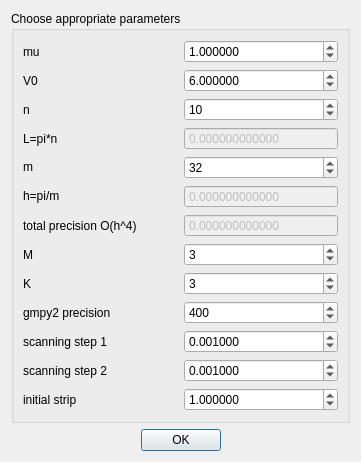
<?xml version="1.0" encoding="UTF-8"?>
<ui version="4.0">
 <class>dialogParams</class>
 <widget class="QDialog" name="dialogParams">
  <property name="geometry">
   <rect>
    <x>0</x>
    <y>0</y>
    <width>361</width>
    <height>422</height>
   </rect>
  </property>
  <property name="windowTitle">
   <string>Parameters</string>
  </property>
  <property name="windowIcon">
   <iconset>
    <normaloff>../solitonIcon.png</normaloff>../solitonIcon.png</iconset>
  </property>
  <layout class="QGridLayout" name="gridLayout_2">
   <item row="0" column="0">
    <layout class="QGridLayout" name="gridLayout">
     <item row="0" column="0">
      <widget class="QGroupBox" name="groupBox_2">
       <property name="title">
        <string>Choose appropriate parameters</string>
       </property>
       <layout class="QGridLayout" name="gridLayout_6">
        <item row="0" column="0">
         <layout class="QGridLayout" name="gridLayout_5">
          <item row="12" column="1">
           <widget class="QDoubleSpinBox" name="spinBox_strip">
            <property name="decimals">
             <number>6</number>
            </property>
            <property name="minimum">
             <double>0.000001000000000</double>
            </property>
            <property name="maximum">
             <double>100.000000000000000</double>
            </property>
            <property name="singleStep">
             <double>0.100000000000000</double>
            </property>
            <property name="value">
             <double>1.000000000000000</double>
            </property>
           </widget>
          </item>
          <item row="5" column="1">
           <widget class="QDoubleSpinBox" name="spinBox_h">
            <property name="enabled">
             <bool>false</bool>
            </property>
            <property name="minimumSize">
             <size>
              <width>0</width>
              <height>0</height>
             </size>
            </property>
            <property name="autoFillBackground">
             <bool>false</bool>
            </property>
            <property name="readOnly">
             <bool>true</bool>
            </property>
            <property name="buttonSymbols">
             <enum>QAbstractSpinBox::NoButtons</enum>
            </property>
            <property name="decimals">
             <number>12</number>
            </property>
            <property name="maximum">
             <double>1.000000000000000</double>
            </property>
            <property name="singleStep">
             <double>0.001000000000000</double>
            </property>
           </widget>
          </item>
          <item row="0" column="1">
           <widget class="QDoubleSpinBox" name="spinBoxMu">
            <property name="maximumSize">
             <size>
              <width>16777215</width>
              <height>16777215</height>
             </size>
            </property>
            <property name="decimals">
             <number>6</number>
            </property>
            <property name="minimum">
             <double>-100.000000000000000</double>
            </property>
            <property name="maximum">
             <double>100.000000000000000</double>
            </property>
            <property name="singleStep">
             <double>0.001000000000000</double>
            </property>
            <property name="value">
             <double>1.000000000000000</double>
            </property>
           </widget>
          </item>
          <item row="3" column="0">
           <widget class="QLabel" name="label_3">
            <property name="text">
             <string>L=pi*n</string>
            </property>
           </widget>
          </item>
          <item row="2" column="0">
           <widget class="QLabel" name="label_7">
            <property name="text">
             <string>n</string>
            </property>
           </widget>
          </item>
          <item row="12" column="0">
           <widget class="QLabel" name="label_12">
            <property name="text">
             <string>initial strip</string>
            </property>
           </widget>
          </item>
          <item row="2" column="1">
           <widget class="QSpinBox" name="spinBox_n">
            <property name="minimum">
             <number>5</number>
            </property>
            <property name="maximum">
             <number>80</number>
            </property>
            <property name="singleStep">
             <number>1</number>
            </property>
            <property name="value">
             <number>10</number>
            </property>
           </widget>
          </item>
          <item row="4" column="0">
           <widget class="QLabel" name="label_5">
            <property name="text">
             <string>&lt;html&gt;&lt;head/&gt;&lt;body&gt;&lt;p&gt;m&lt;/p&gt;&lt;/body&gt;&lt;/html&gt;</string>
            </property>
           </widget>
          </item>
          <item row="5" column="0">
           <widget class="QLabel" name="label_4">
            <property name="text">
             <string>&lt;html&gt;&lt;head/&gt;&lt;body&gt;&lt;p&gt;h=pi/m&lt;/p&gt;&lt;/body&gt;&lt;/html&gt;</string>
            </property>
           </widget>
          </item>
          <item row="7" column="1">
           <widget class="QSpinBox" name="spinBoxM">
            <property name="minimum">
             <number>1</number>
            </property>
            <property name="maximum">
             <number>20</number>
            </property>
            <property name="value">
             <number>3</number>
            </property>
           </widget>
          </item>
          <item row="1" column="1">
           <widget class="QDoubleSpinBox" name="spinBoxV0">
            <property name="maximumSize">
             <size>
              <width>16777215</width>
              <height>16777215</height>
             </size>
            </property>
            <property name="decimals">
             <number>6</number>
            </property>
            <property name="minimum">
             <double>0.000000000000000</double>
            </property>
            <property name="maximum">
             <double>500.000000000000000</double>
            </property>
            <property name="singleStep">
             <double>0.001000000000000</double>
            </property>
            <property name="value">
             <double>6.000000000000000</double>
            </property>
           </widget>
          </item>
          <item row="8" column="1">
           <widget class="QSpinBox" name="spinBoxK">
            <property name="minimum">
             <number>1</number>
            </property>
            <property name="maximum">
             <number>20</number>
            </property>
            <property name="value">
             <number>3</number>
            </property>
           </widget>
          </item>
          <item row="4" column="1">
           <widget class="QSpinBox" name="spinBox_m">
            <property name="minimumSize">
             <size>
              <width>0</width>
              <height>0</height>
             </size>
            </property>
            <property name="focusPolicy">
             <enum>Qt::WheelFocus</enum>
            </property>
            <property name="contextMenuPolicy">
             <enum>Qt::DefaultContextMenu</enum>
            </property>
            <property name="wrapping">
             <bool>false</bool>
            </property>
            <property name="frame">
             <bool>true</bool>
            </property>
            <property name="minimum">
             <number>16</number>
            </property>
            <property name="maximum">
             <number>4096</number>
            </property>
            <property name="value">
             <number>32</number>
            </property>
           </widget>
          </item>
          <item row="0" column="0">
           <widget class="QLabel" name="label">
            <property name="text">
             <string>mu</string>
            </property>
           </widget>
          </item>
          <item row="3" column="1">
           <widget class="QDoubleSpinBox" name="spinBoxL">
            <property name="enabled">
             <bool>false</bool>
            </property>
            <property name="minimumSize">
             <size>
              <width>0</width>
              <height>0</height>
             </size>
            </property>
            <property name="readOnly">
             <bool>true</bool>
            </property>
            <property name="buttonSymbols">
             <enum>QAbstractSpinBox::NoButtons</enum>
            </property>
            <property name="decimals">
             <number>12</number>
            </property>
            <property name="minimum">
             <double>0.000000000000000</double>
            </property>
            <property name="maximum">
             <double>500.000000000000000</double>
            </property>
            <property name="singleStep">
             <double>1.000000000000000</double>
            </property>
            <property name="value">
             <double>0.000000000000000</double>
            </property>
           </widget>
          </item>
          <item row="1" column="0">
           <widget class="QLabel" name="label_2">
            <property name="text">
             <string>V0</string>
            </property>
           </widget>
          </item>
          <item row="8" column="0">
           <widget class="QLabel" name="label_9">
            <property name="text">
             <string>K</string>
            </property>
           </widget>
          </item>
          <item row="11" column="1">
           <widget class="QDoubleSpinBox" name="spinBox_fg">
            <property name="decimals">
             <number>6</number>
            </property>
            <property name="minimum">
             <double>0.000001000000000</double>
            </property>
            <property name="maximum">
             <double>0.100000000000000</double>
            </property>
            <property name="singleStep">
             <double>0.001000000000000</double>
            </property>
            <property name="value">
             <double>0.001000000000000</double>
            </property>
           </widget>
          </item>
          <item row="11" column="0">
           <widget class="QLabel" name="label_11">
            <property name="text">
             <string>scanning step 2</string>
            </property>
           </widget>
          </item>
          <item row="10" column="1">
           <widget class="QDoubleSpinBox" name="spinBox_fi">
            <property name="decimals">
             <number>6</number>
            </property>
            <property name="minimum">
             <double>0.000001000000000</double>
            </property>
            <property name="maximum">
             <double>0.100000000000000</double>
            </property>
            <property name="singleStep">
             <double>0.001000000000000</double>
            </property>
            <property name="value">
             <double>0.001000000000000</double>
            </property>
           </widget>
          </item>
          <item row="10" column="0">
           <widget class="QLabel" name="label_10">
            <property name="text">
             <string>scanning step 1</string>
            </property>
           </widget>
          </item>
          <item row="9" column="1">
           <widget class="QSpinBox" name="spinBoxPrecision">
            <property name="maximum">
             <number>1000000</number>
            </property>
            <property name="value">
             <number>400</number>
            </property>
           </widget>
          </item>
          <item row="9" column="0">
           <widget class="QLabel" name="label_6">
            <property name="text">
             <string>gmpy2 precision</string>
            </property>
           </widget>
          </item>
          <item row="6" column="0">
           <widget class="QLabel" name="label_13">
            <property name="text">
             <string>total precision O(h^4)</string>
            </property>
           </widget>
          </item>
          <item row="7" column="0">
           <widget class="QLabel" name="label_8">
            <property name="text">
             <string>M</string>
            </property>
           </widget>
          </item>
          <item row="6" column="1">
           <widget class="QDoubleSpinBox" name="spinBoxO">
            <property name="enabled">
             <bool>false</bool>
            </property>
            <property name="buttonSymbols">
             <enum>QAbstractSpinBox::NoButtons</enum>
            </property>
            <property name="decimals">
             <number>12</number>
            </property>
            <property name="maximum">
             <double>1.000000000000000</double>
            </property>
            <property name="singleStep">
             <double>0.001000000000000</double>
            </property>
           </widget>
          </item>
         </layout>
        </item>
       </layout>
      </widget>
     </item>
     <item row="1" column="0">
      <layout class="QHBoxLayout" name="horizontalLayout">
       <item>
        <spacer name="horizontalSpacer">
         <property name="orientation">
          <enum>Qt::Horizontal</enum>
         </property>
         <property name="sizeHint" stdset="0">
          <size>
           <width>40</width>
           <height>20</height>
          </size>
         </property>
        </spacer>
       </item>
       <item>
        <widget class="QPushButton" name="buttonParamsOK">
         <property name="text">
          <string>OK</string>
         </property>
        </widget>
       </item>
       <item>
        <spacer name="horizontalSpacer_2">
         <property name="orientation">
          <enum>Qt::Horizontal</enum>
         </property>
         <property name="sizeHint" stdset="0">
          <size>
           <width>40</width>
           <height>20</height>
          </size>
         </property>
        </spacer>
       </item>
      </layout>
     </item>
    </layout>
   </item>
  </layout>
 </widget>
 <resources/>
 <connections/>
</ui>
